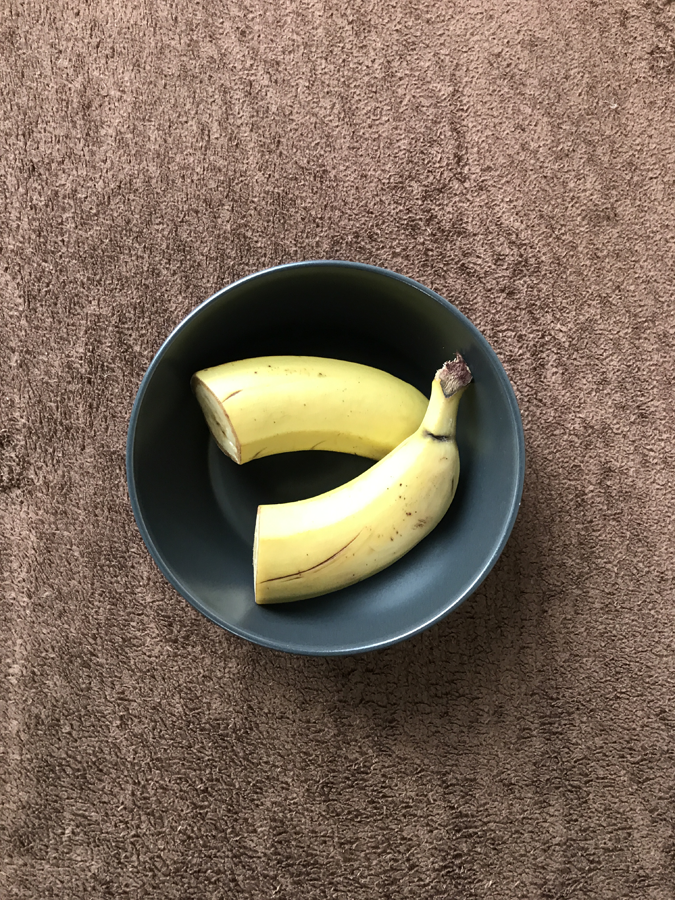
#> input picture Lab1.2 Object recognition by color/dataset/train/banana/banana1.png, 675 x 900 px
$ python lab1_2.py
#> lines starting #> are read from the running program, lines starting #| are printed output that depends on the picture
#!/usr/bin/env python3
import os

import cv2
from matplotlib import patches
from matplotlib import pyplot as plt
import numpy as np


TRAIN_PATH = os.path.join(os.path.dirname(__file__), 'dataset', 'train')
TEST_PATH = os.path.join(os.path.dirname(__file__), 'dataset', 'test')
CHANNEL1 = 0
CHANNEL2 = 1
CHANNEL3 = 2
H_MAX = 180
L_MAX = 256
S_MAX = 256
MASK = None
H_RANGE = [0, H_MAX]
L_RANGE = [0, L_MAX]
S_RANGE = [0, S_MAX]
# Тонкая настройка ручками!
TRAIN_SETTINGS = dict(dp=2, minDist=350, param1=650, param2=100, minRadius=175, maxRadius=225)
# Тонкая настройка ручками!
TEST_SETTINGS = dict(dp=2, minDist=300, param1=500, param2=100, minRadius=130, maxRadius=140)
GREEN_COLOR = (0, 1.0, 0)
WHITE_COLOR = (1.0, 1.0, 1.0)


def circles_check(path):
    """Используется для настройки параметров в функции cv2.HoughCircles.

    Args:
        path: to the directory with images.
    """
    file_names = os.listdir(path)
    for file_name in file_names:
        image = plt.imread(os.path.join(path, file_name))
        grayscale_image = cv2.imread(os.path.join(path, file_name), cv2.IMREAD_GRAYSCALE)
        # Тонкая настройка ручками!
        circles = cv2.HoughCircles(
            grayscale_image,
            cv2.HOUGH_GRADIENT,
            dp=2,
            minDist=300,
            param1=500,
            param2=100,
            minRadius=130,
            maxRadius=140,
        )
        ax = plt.subplot()
        if circles is not None:
            for circle in circles[0]:
                x, y, r = map(int, circle)
                draw_circle = patches.Circle(
                    (x, y), radius=r, color=GREEN_COLOR, linewidth=3, fill=False,
                )
                ax.imshow(image)
                ax.add_patch(draw_circle)
        else:
            print('Окружности не найдены.')

        plt.show()


def get_circles(image, settings):
    """Возвращает список окружностей, найденных на изображении.

    Args:
        image: изображение, на котором ищем окружности.
        settings: словарик с именованными параметрами для функции HoughCircles.

    HoughCircles: https://docs.opencv.org/4.5.1/dd/d1a/group__imgproc__feature.html#ga47849c3be0d0406ad3ca45db65a25d2d
    """
    grayscale_image = cv2.cvtColor(image, cv2.COLOR_BGR2GRAY)
    circles = cv2.HoughCircles(grayscale_image, cv2.HOUGH_GRADIENT, **settings)
    return circles[0]


def get_intermediate_accumulator(image):
    """Возвращает гистограмму-аккумулятор для вырезанных частей изображения с окружностями."""
    intermediate_accumulator = np.zeros((H_MAX, L_MAX, S_MAX))
    circles = get_circles(image, TRAIN_SETTINGS)
    hls_image = cv2.cvtColor(image, cv2.COLOR_BGR2HLS)
    for circle in circles:
        x, y, r = map(int, circle)
        crop = hls_image[y-r:y+r, x-r:x+r, :]
        hist = cv2.calcHist(
            [crop], [CHANNEL1, CHANNEL2, CHANNEL3], MASK, [H_MAX, L_MAX, S_MAX],
            H_RANGE + L_RANGE + S_RANGE, accumulate=False,)
        intermediate_accumulator += hist
    return intermediate_accumulator


def get_mean_hist(path, label):
    """Возвращает среднюю гистограмму для метки."""
    file_names = os.listdir(os.path.join(path, label))
    accumulator = np.zeros((H_MAX, L_MAX, S_MAX))
    for filename in file_names:
        image = cv2.imread(os.path.join(path, label, filename))
        intermediate_accumulator = get_intermediate_accumulator(image)
        accumulator += intermediate_accumulator
    mean_hist = accumulator / len(file_names)
    mean_hist = mean_hist.astype('float32')
    return mean_hist


def train(path):
    """Возвращает словарь {метка: средняя гистограмма}.

    Args:
        path: путь, по которому лежит обучающий датасет.

    Returns:
        some_dict: словарь {метка: средняя гистограмма}.
    """
    labels = os.listdir(path)
    some_dict = {}
    for label in labels:
        some_dict[label] = get_mean_hist(path, label)
#> in get_mean_hist, image is the input picture: shape (900, 675, 3); mean B, G, R 89.5, 105.2, 123.9
#> in get_circles, `grayscale_image = cv2.cvtColor(image, cv2.COLOR_BGR2GRAY)`:
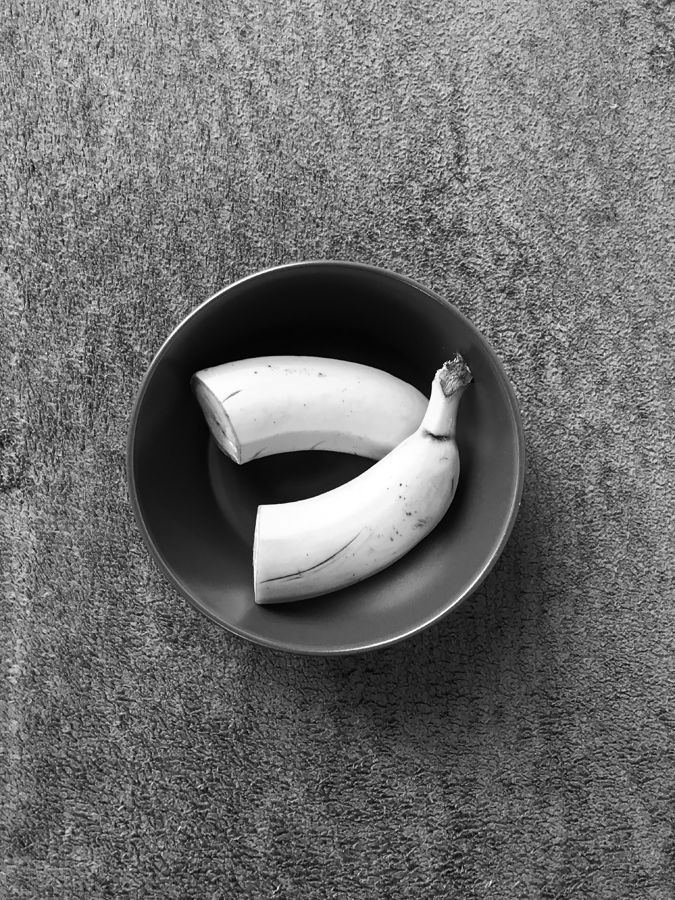
#> grayscale_image: shape (900, 675); min 0, max 255, mean 109
#> in get_circles, `circles = cv2.HoughCircles(grayscale_image, cv2.HOUGH_GRADIENT, **sett..`: circles = [[323, 459, 195.2]]
#> in get_intermediate_accumulator, `hls_image = cv2.cvtColor(image, cv2.COLOR_BGR2HLS)`: hls_image: shape (900, 675, 3); mean of channels 0, 1, 2 20.3, 106.9, 64
#> the loop in get_intermediate_accumulator, `for circle in circles:` made 1 pass
#> (circle, x, y, r) on pass 1: ([323, 459, 195.2], 323, 459, 195)
    return some_dict


def predict(hist, train_results):
    """Предсказывает метку по гистограмме.

    Args:
        hist: входная гистограмма.
        train_results: словарь {label: mean histogram}.

    Returns:
        pred_label: предсказанная метка.
    """
    some_dict = train_results.copy()

    for label, label_hist in some_dict.items():
        compare = cv2.compareHist(hist, label_hist, cv2.HISTCMP_CORREL)
        some_dict[label] = compare

    pred_label = None
    max_compare = None
    for label, compare in some_dict.items():
        if max_compare is None or compare > max_compare:
            max_compare = compare
            pred_label = label
    return pred_label


def test(path, train_results):
    """Показывает тестовые изображения с найденными окружностями и предсказанными метками для них.

    Args:
        path: путь, по которому лежит тестовый датасет.
        train_results: словарь {label: mean histogram}.
    """
    _, axes = plt.subplots(5, 4, figsize=(8, 8))
    axes = axes.flatten()
    filenames = os.listdir(path)
    for ax, filename in zip(axes, filenames):
        bgr_image = cv2.imread(os.path.join(path, filename))
        rgb_image = plt.imread(os.path.join(path, filename))
        circles = get_circles(bgr_image, TEST_SETTINGS)
        hls_image = cv2.cvtColor(bgr_image, cv2.COLOR_BGR2HLS)
        for circle in circles:
            x, y, r = map(int, circle)
            crop = hls_image[y-r:y+r, x-r:x+r, :]
            hist = cv2.calcHist(
                [crop], [CHANNEL1, CHANNEL2, CHANNEL3], MASK, [H_MAX, L_MAX, S_MAX],
                H_RANGE + L_RANGE + S_RANGE, accumulate=False,
            )
            pred_label = predict(hist, train_results)

            draw_circle = patches.Circle(
                (x, y), radius=r, color=GREEN_COLOR, linewidth=3, fill=False,
            )
            ax.imshow(rgb_image)
            ax.add_patch(draw_circle)
            ax.text(x, y, pred_label, fontsize='xx-large', backgroundcolor=WHITE_COLOR)
    plt.show()


def main():
    train_results = train(TRAIN_PATH)
#> train_results = 1 item
    test(TEST_PATH, train_results)
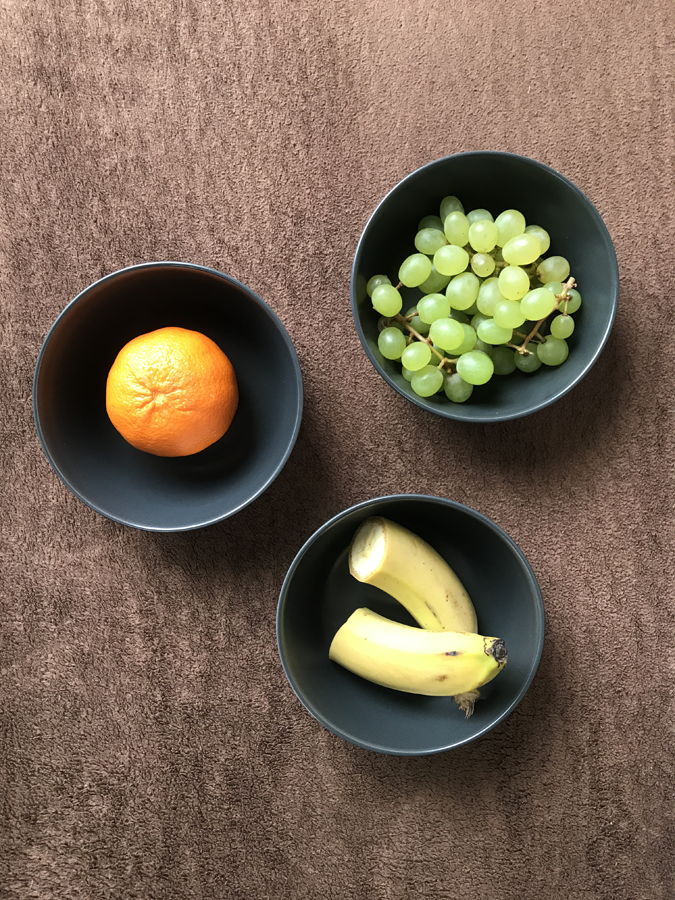
#> input picture Lab1.2 Object recognition by color/dataset/test/test1.png, 675 x 900 px
#> in test, bgr_image is the input picture: shape (900, 675, 3); mean B, G, R 83.2, 100.8, 118.7
#> in get_circles (call 2), `grayscale_image = cv2.cvtColor(image, cv2.COLOR_BGR2GRAY)`:
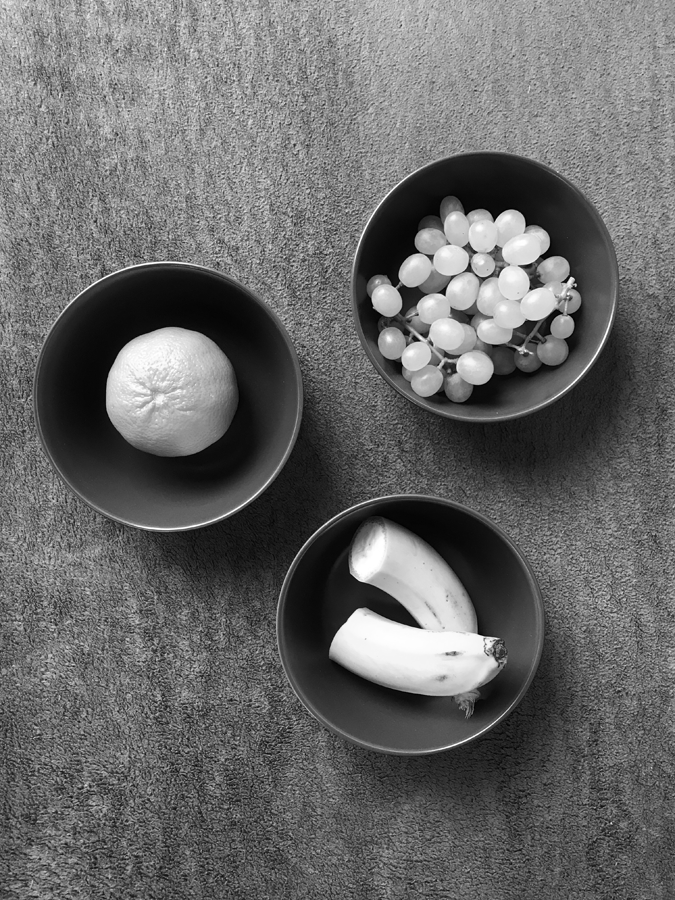
#> grayscale_image: shape (900, 675); min 0, max 255, mean 104.1
#> in get_circles (call 2), `circles = cv2.HoughCircles(grayscale_image, cv2.HOUGH_GRADIENT, **sett..`: circles = [[167, 395, 132.2], [487, 283, 132], [409, 627, 131.6]]
#> in test, `hls_image = cv2.cvtColor(bgr_image, cv2.COLOR_BGR2HLS)`: hls_image: shape (900, 675, 3); mean of channels 0, 1, 2 22.1, 101.7, 66.9
#> the loop in test, `for circle in circles:` made 3 passes
#> (circle, x, y, r) on passes 1, 3: ([167, 395, 132.2], 167, 395, 132), ([409, 627, 131.6], 409, 627, 131)
#> in test, `plt.show()`:
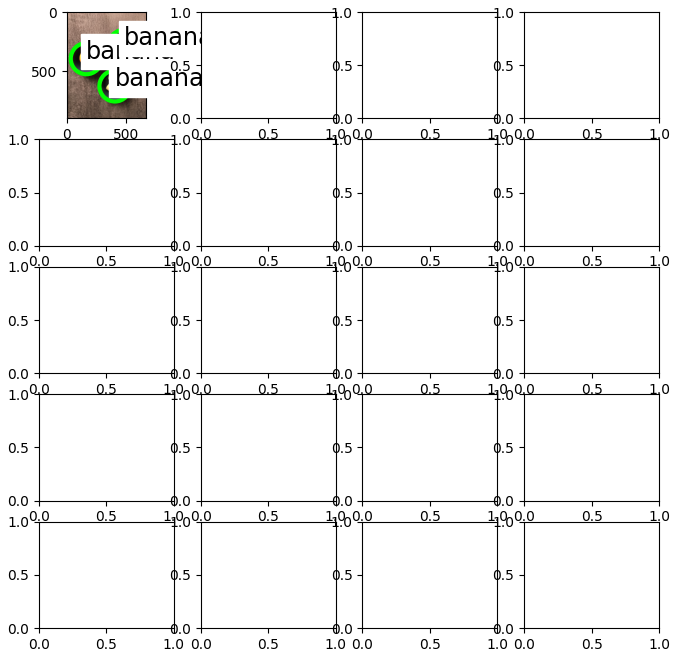
#> figure drawn by matplotlib, 1 panel


if __name__ == '__main__':
    main()
